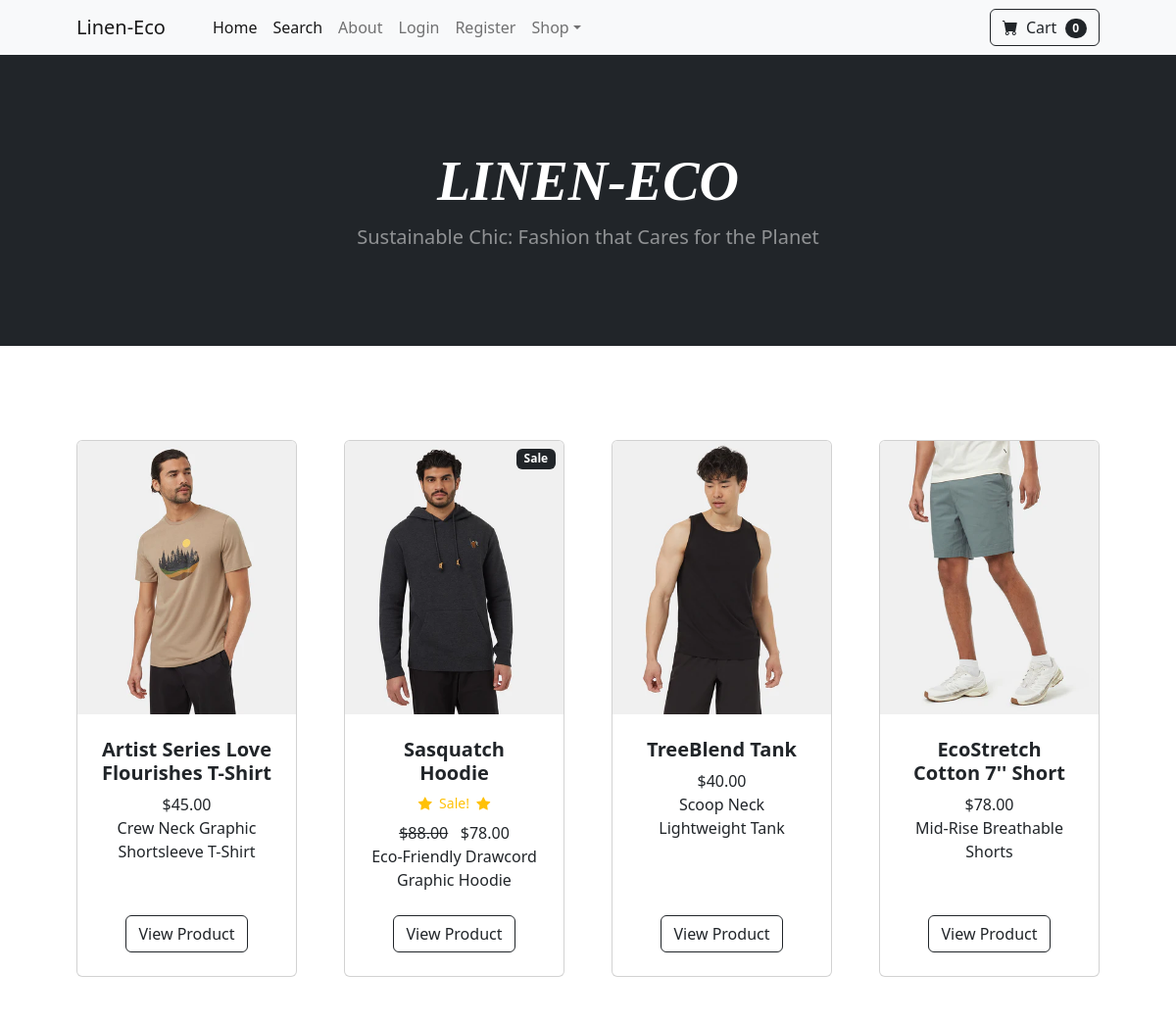
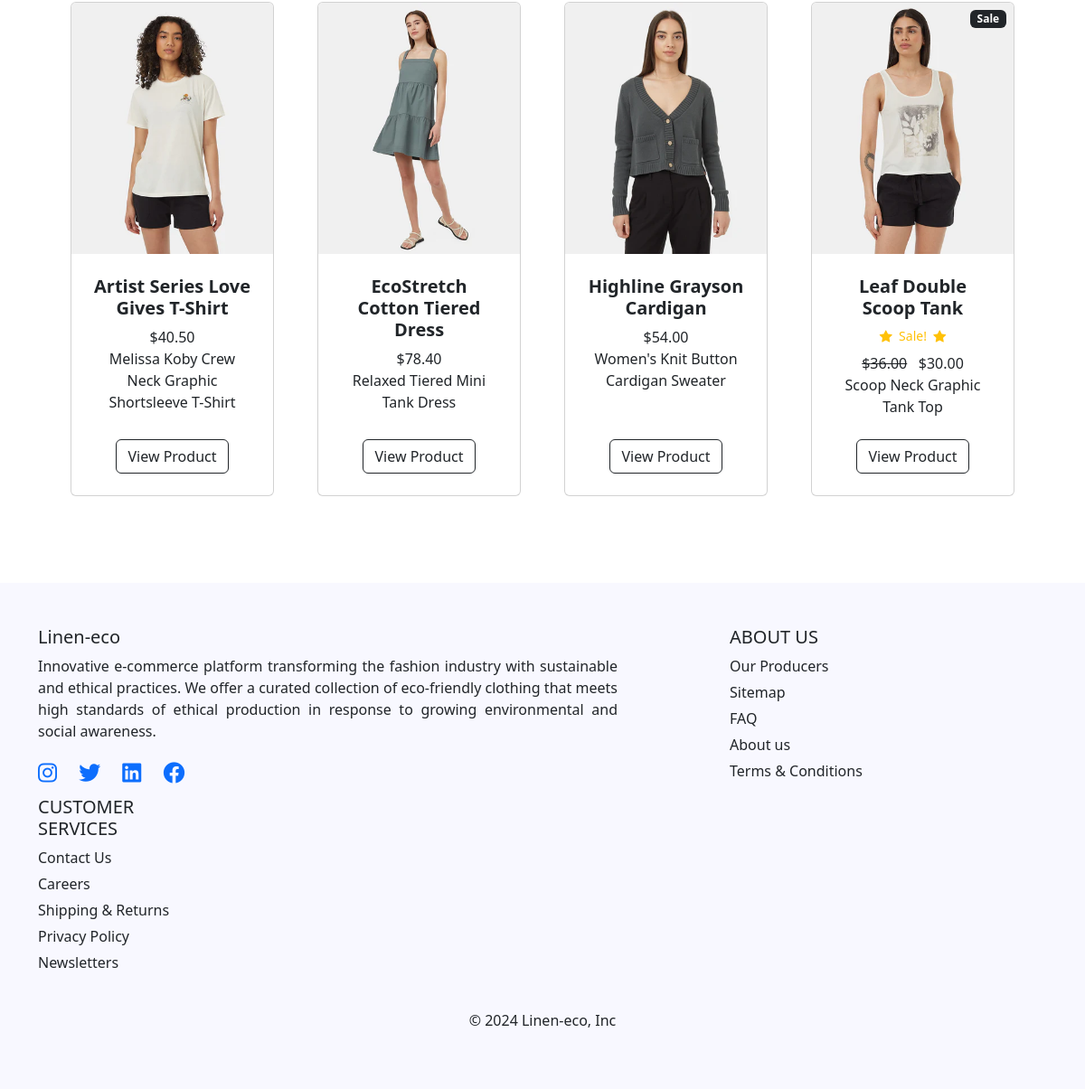
The page / on the database its author committed (2 pictures, top to bottom).
### store/models.py (models this page shows, shortened)
class Product(models.Model):
    name = models.CharField(max_length=100)
    price = models.DecimalField(default=0, decimal_places=2, max_digits=6)
    category = models.ForeignKey(Category, on_delete=models.CASCADE, default=1)
    description = models.CharField(max_length=250, default='', blank=True, null=True)
    image = models.ImageField(upload_to='uploads/product/')
    is_sale = models.BooleanField(default=False)
    sale_price = models.DecimalField(default=0, decimal_places=2, max_digits=6)

### store/views.py (the view)
# urls.py: path('', views.home, name='home'),
def home(request):
    products = Product.objects.all()
    user_profile = None
    if request.user.is_authenticated:
        try:
            user_profile = UserProfile.objects.get(user=request.user)
        except UserProfile.DoesNotExist:
            user_profile = UserProfile.objects.create(user=request.user)
    return render(request, 'home.html', {'products': products, 'user_profile': user_profile})

### cart/cart.py (called while the page is built)
    def __len__(self):
        return len(self.cart)

### cart/context_processors.py (called while the page is built)
def cart(request):
    return {'cart': Cart(request)}

### store/context_processors.py (called while the page is built)
def user_profile(request):
    profile = None
    if request.user.is_authenticated:
        try:
            profile = UserProfile.objects.get(user=request.user)
        except UserProfile.DoesNotExist:
            pass
    return {'user_profile': profile}

### store/templates/home.html
{% extends 'base.html' %}
{% block content %}
<header class="bg-dark py-5">
    <div class="container px-4 px-lg-5 my-5">
        <div class="text-center text-white">
            <h1 class="display-4 fw-bolder" style="font-style: italic; font-family: 'Copperplate Gothic Light'">LINEN-ECO</h1>
            <p class="lead fw-normal text-white-50 mb-0">Sustainable Chic: Fashion that Cares for the Planet</p>
        </div>
    </div>
</header>
<section class="py-5">
    <div class="container px-4 px-lg-5 mt-5">
        <div class="row gx-4 gx-lg-5 row-cols-2 row-cols-md-3 row-cols-xl-4 justify-content-center">
            {% for product in products %}
                {% if product.is_sale %}
                    <div class="col mb-5">
                        <div class="card h-100">
                            <div class="badge bg-dark text-white position-absolute"
                                 style="top:0.5rem; right: 0.5rem">
                                Sale
                            </div>
                            <img class="card-img-top" src="{{ product.image.url }}" alt="..."/>
                            <div class="card-body p-4">
                                <div class="text-center">
                                    <h5 class="fw-bolder">{{ product.name }}</h5>
                                    <div class="d-flex justify-content-center small text-warning mb-2">
                                        <div class="bi-star-fill"></div>
                                        &nbsp;&nbsp;Sale!&nbsp;&nbsp;
                                        <div class="bi-star-fill"></div>
                                    </div>
                                    <strike>${{ product.price }}</strike>
                                    &nbsp;
                                    ${{ product.sale_price }}
                                    <br/>
                                    {{ product.description }}
                                </div>
                            </div>
                            <div class="card-footer p-4 pt-0 border-top-0 bg-transparent">
                                <div class="text-center"><a class="btn btn-outline-dark mt-auto" href="{% url 'product' product.id %}">View
                                    Product</a></div>
                            </div>
                        </div>
                    </div>
                {% else %}
                    <div class="col mb-5">
                        <div class="card h-100">
                            <img class="card-img-top" src="{{ product.image.url }}" alt="..."/>
                            <div class="card-body p-4">
                                <div class="text-center">
                                    <h5 class="fw-bolder">{{ product.name }}</h5>
                                    ${{ product.price }}
                                    <br/>
                                    {{ product.description }}
                                </div>
                            </div>
                            <div class="card-footer p-4 pt-0 border-top-0 bg-transparent">
                                <div class="text-center"><a class="btn btn-outline-dark mt-auto" href="{% url 'product' product.id %}">View
                                    Product</a></div>
                            </div>
                        </div>
                    </div>
                {% endif %}
            {% endfor %}
        </div>
    </div>
</section>
{% endblock %}

### store/templates/base.html (shortened to what this page needs)
{% load static %}
<!DOCTYPE html>
<html lang="en">
<head>
    <link href="https://cdn.jsdelivr.net/npm/bootstrap-icons@1.5.0/font/bootstrap-icons.css" rel="stylesheet"/>
    <link rel="stylesheet" href="https://cdnjs.cloudflare.com/ajax/libs/font-awesome/6.0.0-beta3/css/all.min.css">
    <link href="{% static 'css/styles.css' %}" rel="stylesheet"/>
</head>
<body>
    {% include 'navbar.html' %}
    {% block content %}
    {% endblock %}
    {% include 'footer.html' %}
</body>
</body>
</html>

### store/templates/navbar.html (shortened to what this page needs)
{% load static %}
<nav class="navbar navbar-expand-lg navbar-light bg-light">
    <div class="container px-4 px-lg-5">
        <a class="navbar-brand" href="{% url 'home' %}">Linen-Eco</a>
        <div class="collapse navbar-collapse" id="navbarSupportedContent">
            <ul class="navbar-nav me-auto mb-2 mb-lg-0 ms-lg-4">
                <li class="nav-item"><a class="nav-link active" aria-current="page" href="{% url 'home' %}">Home</a></li>
                <li class="nav-item"><a class="nav-link active" aria-current="page" href="{% url 'search' %}">Search</a></li>
                <li class="nav-item"><a class="nav-link" href="{% url 'about' %}">About</a></li>
                {% if user.is_authenticated %}
                    <li class="nav-item dropdown">
                        <a class="nav-link dropdown-toggle" id="navbarDropdown" href="#" role="button"
                           data-bs-toggle="dropdown" aria-expanded="false">Profile</a>
                        <ul class="dropdown-menu" aria-labelledby="navbarDropdown">
                            <li><a class="dropdown-item" href="{% url 'update_user' %}">User Profile</a></li>
                            <li>
                                <hr class="dropdown-divider"/>
                            </li>
                            <li><a class="dropdown-item" href="{% url 'update_info' %}">User Info</a></li>
                        </ul>
                    </li>
                    {% if user.is_superuser %}
              <li class="nav-item dropdown">
                <a class="nav-link dropdown-toggle" id="navbarDropdown" href="#" role="button" data-bs-toggle="dropdown" aria-expanded="false">Orders</a>
                <ul class="dropdown-menu" aria-labelledby="navbarDropdown">
                    <li><a class="dropdown-item" href="{% url 'shipped_dash' %}">Shipped Orders</a></li>
                    <li><hr class="dropdown-divider" /></li>
                    <li><a class="dropdown-item" href="{% url 'not_shipped_dash'  %}">UnShipped Orders</a></li>
                </ul>
              </li>
            {% endif %}
                    <li class="nav-item"><a class="nav-link" href="{% url 'logout' %}">Logout</a></li>
                {% else %}
                    <li class="nav-item"><a class="nav-link" href="{% url 'login' %}">Login</a></li>
                    <li class="nav-item"><a class="nav-link" href="{% url 'register' %}">Register</a></li>
                {% endif %}
                <li class="nav-item dropdown">
                    <a class="nav-link dropdown-toggle" id="navbarDropdown" href="#" role="button"
                       data-bs-toggle="dropdown" aria-expanded="false">Shop</a>
                </li>
            </ul>
            <form class="d-flex">
                <a href="{% url 'cart_summary' %}" class="btn btn-outline-dark"><i class="bi-cart-fill me-1"></i>
                    Cart
                    <span class="badge bg-dark text-white ms-1 rounded-pill" id="cart_quantity">{{ cart|length }}</span></a>
            </form>
        </div>
    </div>
</nav>

### store/templates/footer.html (shortened to what this page needs)
<!DOCTYPE html>
<html lang="en">
<head>
    <link rel="stylesheet" href="https://cdnjs.cloudflare.com/ajax/libs/font-awesome/6.0.0-beta3/css/all.min.css">
</head>
<footer class="py-5" style="background: ghostwhite">
    <div class="container">
        <div class="row">
            <div class="col-md-7">
                <h5>Linen-eco</h5>
                <p align="justify">Innovative e-commerce platform transforming the fashion industry with sustainable and ethical practices. We offer a
                    curated collection of eco-friendly clothing that meets high standards of ethical production in response to growing environmental and social awareness.
                </p>
                <div class="social-icons">
                    <a href="#"><i class="fab fa-instagram" style="font-size: x-large""></i></a>
                    <a href="#" style="margin-left: 20px; font-size: x-large"><i class="fab fa-twitter"></i></a>
                    <a href="#" style="margin-left: 20px; font-size: x-large""><i class="fab fa-linkedin"></i></a>
                    <a href="#" style="margin-left: 20px; font-size: x-large""><i class="fab fa-facebook"></i></a>
                </div>
            </div>
            <div class="col-md-2" style="margin-left: 100px">
                <h5>ABOUT US</h5>
                <ul style="list-style: none; padding: 0">
                    <li style="margin-bottom: 5px;"><a href="#" style="text-decoration: none; color: inherit">Our Producers</a></li>
                    <li style="margin-bottom: 5px;"><a href="#" style="text-decoration: none; color: inherit">Sitemap</a></li>
                    <li style="margin-bottom: 5px;"><a href="#" style="text-decoration: none; color: inherit">FAQ</a></li>
                    <li style="margin-bottom: 5px;"><a href="#" style="text-decoration: none; color: inherit">About us</a></li>
                    <li style="margin-bottom: 5px;"><a href="#" style="text-decoration: none; color: inherit">Terms & Conditions</a></li>
                </ul>
            </div>
            <div class="col-md-2">
                <h5>CUSTOMER SERVICES</h5>
                <ul style="list-style: none; padding: 0">
                    <li style="margin-bottom: 5px;"><a href="#" style="text-decoration: none; color: inherit">Contact Us</a></li>
                    <li style="margin-bottom: 5px;"><a href="#" style="text-decoration: none; color: inherit">Careers</a></li>
                    <li style="margin-bottom: 5px;"><a href="#" style="text-decoration: none; color: inherit">Shipping & Returns</a></li>
                    <li style="margin-bottom: 5px;"><a href="#" style="text-decoration: none; color: inherit">Privacy Policy</a></li>
                    <li style="margin-bottom: 5px;"><a href="#" style="text-decoration: none; color: inherit">Newsletters</a></li>
                </ul>
            </div>
        </div>
        <div class="row mt-4">
            <div class="col-12 text-center">
                <p>&copy; 2024 Linen-eco, Inc</p>
            </div>
        </div>
    </div>
</footer>
</html>

### rows shown on the page
Product: image (picture), name "Artist Series Love Flourishes T-Shirt", price "45.00", description "Crew Neck Graphic Shortsleeve T-Shirt"
Product: image (picture), name "Sasquatch Hoodie", price "88.00", sale_price "78.00", description "Eco-Friendly Drawcord Graphic Hoodie"
Product: image (picture), name "TreeBlend Tank", price "40.00", description "Scoop Neck Lightweight Tank"
Product: image (picture), name "EcoStretch Cotton 7'' Short", price "78.00", description "Mid-Rise Breathable Shorts"
Product: image (picture), name "Artist Series Love Gives T-Shirt", price "40.50", description "Melissa Koby Crew Neck Graphic Shortsleeve T-Shirt"
Product: image (picture), name "EcoStretch Cotton Tiered Dress", price "78.40", description "Relaxed Tiered Mini Tank Dress"
Product: image (picture), name "Highline Grayson Cardigan", price "54.00", description "Women's Knit Button Cardigan Sweater"
Product: image (picture), name "Leaf Double Scoop Tank", price "36.00", sale_price "30.00", description "Scoop Neck Graphic Tank Top"

### other values the page prints
{{ cart|length }} "0"
